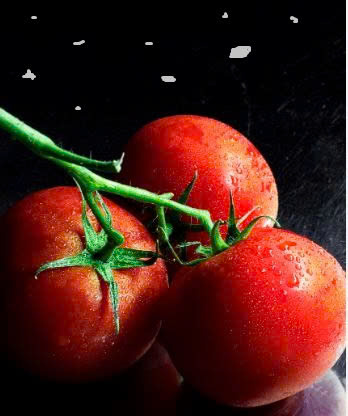
#> input picture z5989234620386_19b6325f9d6bb67a9c17f08c8aee78ad.jpg, 348 x 416 px, found by its file name
$ python morphological_2.py
#> lines starting #> are read from the running program, lines starting #| are printed output that depends on the picture
import cv2
import numpy as np
import matplotlib.pyplot as plt

# Tải hình ảnh từ đường dẫn đã cho
img = cv2.imread("L:\\NNLT_Python\\Xu-li-anh\\z5989234620386_19b6325f9d6bb67a9c17f08c8aee78ad.jpg")
#> img is the input picture: shape (416, 348, 3); mean B, G, R 23.3, 30.6, 71.2

# Kiểm tra xem hình ảnh đã được tải hay chưa
if img is None:
    print("Không thể tải hình ảnh. Vui lòng kiểm tra đường dẫn.")
else:
    # Tách ảnh thành 3 kênh màu R, G, B
    b, g, r = cv2.split(img)  # OpenCV đọc ảnh theo thứ tự BGR
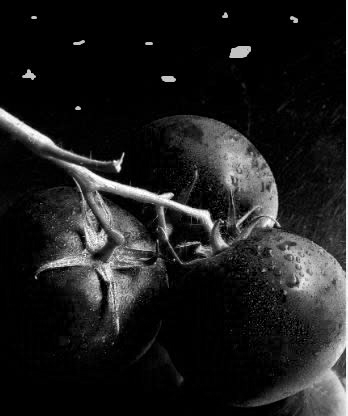
#> g: shape (416, 348); min 0, max 255, mean 30.6
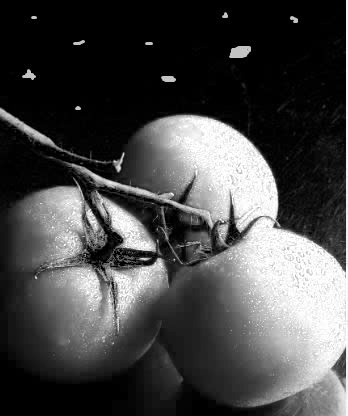
#> r: shape (416, 348); min 0, max 255, mean 71.2

    # Tạo một kernel (mô hình) hình chữ nhật
    kernel = np.ones((5,5), np.uint8)  # Kích thước kernel có thể thay đổi

    # Thực hiện phép xói mòn 5 lần cho từng kênh
    eroded_r = r.copy()
    eroded_g = g.copy()
    eroded_b = b.copy()

    for _ in range(3):  # Lặp 5 lần
        eroded_r = cv2.erode(eroded_r, kernel, iterations=1)
        eroded_g = cv2.erode(eroded_g, kernel, iterations=1)
        eroded_b = cv2.erode(eroded_b, kernel, iterations=1)
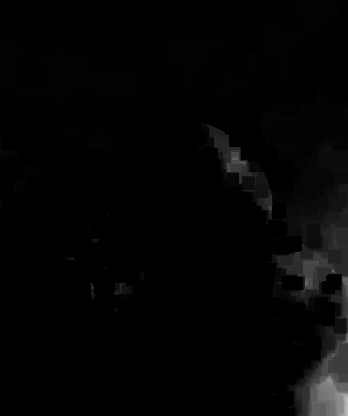
#> eroded_b: shape (416, 348); min 0, max 197, mean 4.2
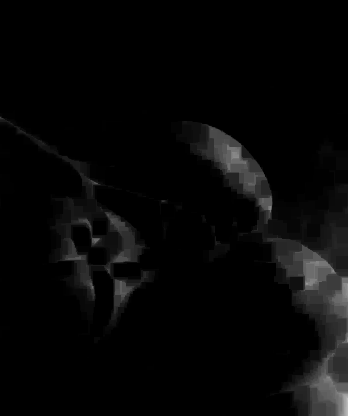
#> eroded_g: shape (416, 348); min 0, max 191, mean 7.1
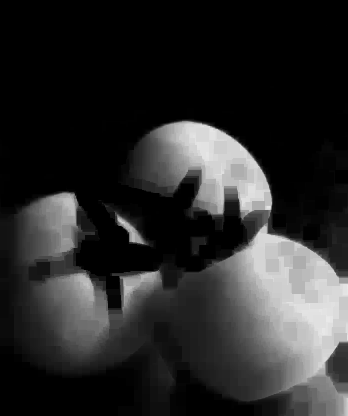
#> eroded_r: shape (416, 348); min 0, max 234, mean 42.1

    # Hợp nhất các kênh màu lại với nhau
    merged_img = cv2.merge((eroded_b, eroded_g, eroded_r))  # Thứ tự là BGR
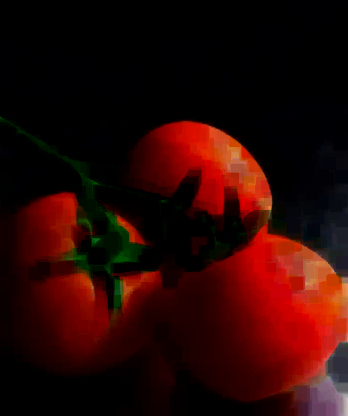
#> merged_img: shape (416, 348, 3); mean of channels 0, 1, 2 4.2, 7.1, 42.1; drawn as B, G, R

    # Hiển thị tất cả ảnh trong một frame
    plt.figure(figsize=(10, 5))

    # Hiển thị ảnh gốc
    plt.subplot(2, 4, 1)
    plt.imshow(cv2.cvtColor(img, cv2.COLOR_BGR2RGB))  # Hiển thị ảnh gốc
    plt.title("Hình ảnh gốc")
    plt.axis("off")

    # Hiển thị các kênh màu
    plt.subplot(2, 4, 2)
    plt.imshow(cv2.cvtColor(b, cv2.COLOR_BGR2RGB))  # Hiển thị kênh màu B
    plt.title("Kênh màu B")
    plt.axis("off")

    plt.subplot(2, 4, 3)
    plt.imshow(cv2.cvtColor(g, cv2.COLOR_BGR2RGB))  # Hiển thị kênh màu G
    plt.title("Kênh màu G")
    plt.axis("off")

    plt.subplot(2, 4, 4)
    plt.imshow(cv2.cvtColor(r, cv2.COLOR_BGR2RGB))  # Hiển thị kênh màu R
    plt.title("Kênh màu R")
    plt.axis("off")

    # Hiển thị các kênh màu đã xói mòn
    plt.subplot(2, 4, 5)
    plt.imshow(cv2.cvtColor(eroded_b, cv2.COLOR_BGR2RGB))  # Hiển thị kênh màu B đã xói mòn
    plt.title("Kênh B sau xói mòn")
    plt.axis("off")

    plt.subplot(2, 4, 6)
    plt.imshow(cv2.cvtColor(eroded_g, cv2.COLOR_BGR2RGB))  # Hiển thị kênh màu G đã xói mòn
    plt.title("Kênh G sau xói mòn")
    plt.axis("off")

    plt.subplot(2, 4, 7)
    plt.imshow(cv2.cvtColor(eroded_r, cv2.COLOR_BGR2RGB))  # Hiển thị kênh màu R đã xói mòn
    plt.title("Kênh R sau xói mòn")
    plt.axis("off")

    # Hiển thị ảnh đã hợp nhất
    plt.subplot(2, 4, 8)
    plt.imshow(cv2.cvtColor(merged_img, cv2.COLOR_BGR2RGB))  # Hiển thị ảnh đã hợp nhất
    plt.title("Hình ảnh sau khi hợp nhất")
    plt.axis("off")

    plt.tight_layout()  # Điều chỉnh khoảng cách giữa các subplot
    plt.show()
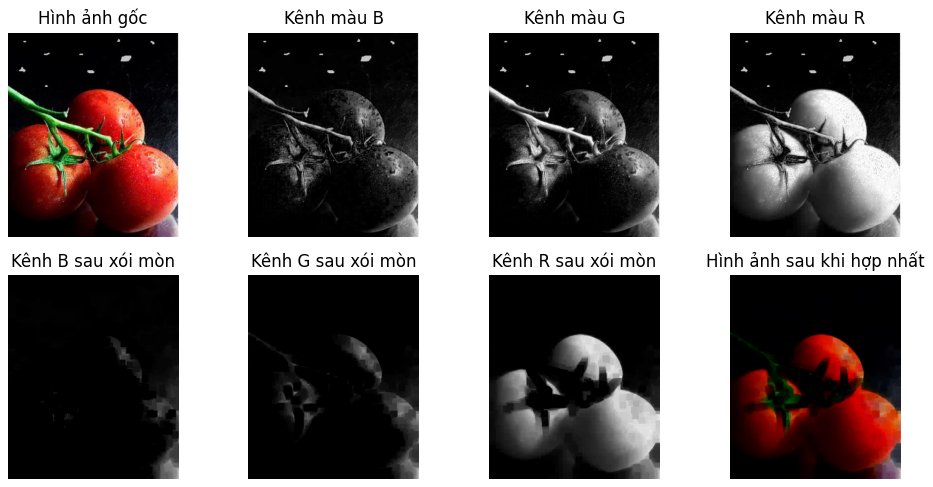
#> figure drawn by matplotlib, 8 panels
